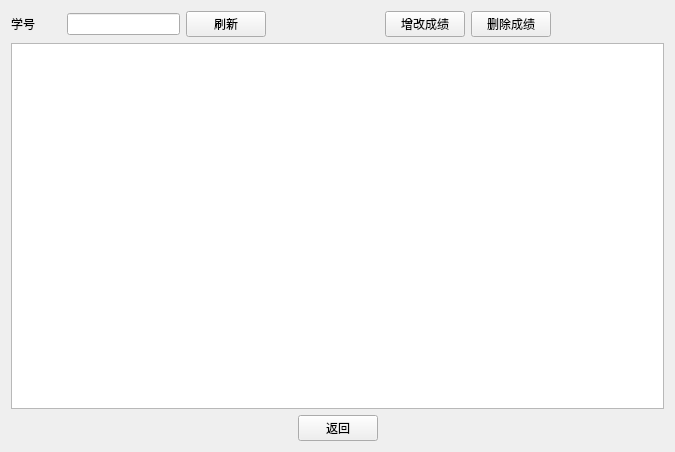
<?xml version="1.0" encoding="UTF-8"?>
<ui version="4.0">
 <class>grade</class>
 <widget class="QWidget" name="grade">
  <property name="geometry">
   <rect>
    <x>0</x>
    <y>0</y>
    <width>675</width>
    <height>452</height>
   </rect>
  </property>
  <property name="windowTitle">
   <string>Form</string>
  </property>
  <layout class="QGridLayout" name="gridLayout">
   <item row="0" column="0">
    <layout class="QHBoxLayout" name="horizontalLayout">
     <item>
      <widget class="QLabel" name="label">
       <property name="minimumSize">
        <size>
         <width>50</width>
         <height>0</height>
        </size>
       </property>
       <property name="text">
        <string>学号</string>
       </property>
      </widget>
     </item>
     <item>
      <widget class="QLineEdit" name="lineEdit"/>
     </item>
     <item>
      <widget class="QPushButton" name="btnReflash">
       <property name="text">
        <string>刷新</string>
       </property>
      </widget>
     </item>
     <item>
      <spacer name="horizontalSpacer">
       <property name="orientation">
        <enum>Qt::Horizontal</enum>
       </property>
       <property name="sizeHint" stdset="0">
        <size>
         <width>40</width>
         <height>20</height>
        </size>
       </property>
      </spacer>
     </item>
     <item>
      <widget class="QPushButton" name="btnChange">
       <property name="text">
        <string>增改成绩</string>
       </property>
      </widget>
     </item>
     <item>
      <widget class="QPushButton" name="btnDelete">
       <property name="text">
        <string>删除成绩</string>
       </property>
      </widget>
     </item>
     <item>
      <spacer name="horizontalSpacer_4">
       <property name="orientation">
        <enum>Qt::Horizontal</enum>
       </property>
       <property name="sizeHint" stdset="0">
        <size>
         <width>40</width>
         <height>20</height>
        </size>
       </property>
      </spacer>
     </item>
    </layout>
   </item>
   <item row="1" column="0">
    <widget class="QTableView" name="tableView"/>
   </item>
   <item row="2" column="0">
    <layout class="QHBoxLayout" name="horizontalLayout_2">
     <item>
      <spacer name="horizontalSpacer_2">
       <property name="orientation">
        <enum>Qt::Horizontal</enum>
       </property>
       <property name="sizeHint" stdset="0">
        <size>
         <width>270</width>
         <height>20</height>
        </size>
       </property>
      </spacer>
     </item>
     <item>
      <widget class="QPushButton" name="btnBack">
       <property name="text">
        <string>返回</string>
       </property>
      </widget>
     </item>
     <item>
      <spacer name="horizontalSpacer_3">
       <property name="orientation">
        <enum>Qt::Horizontal</enum>
       </property>
       <property name="sizeHint" stdset="0">
        <size>
         <width>270</width>
         <height>20</height>
        </size>
       </property>
      </spacer>
     </item>
    </layout>
   </item>
  </layout>
 </widget>
 <resources/>
 <connections/>
</ui>
